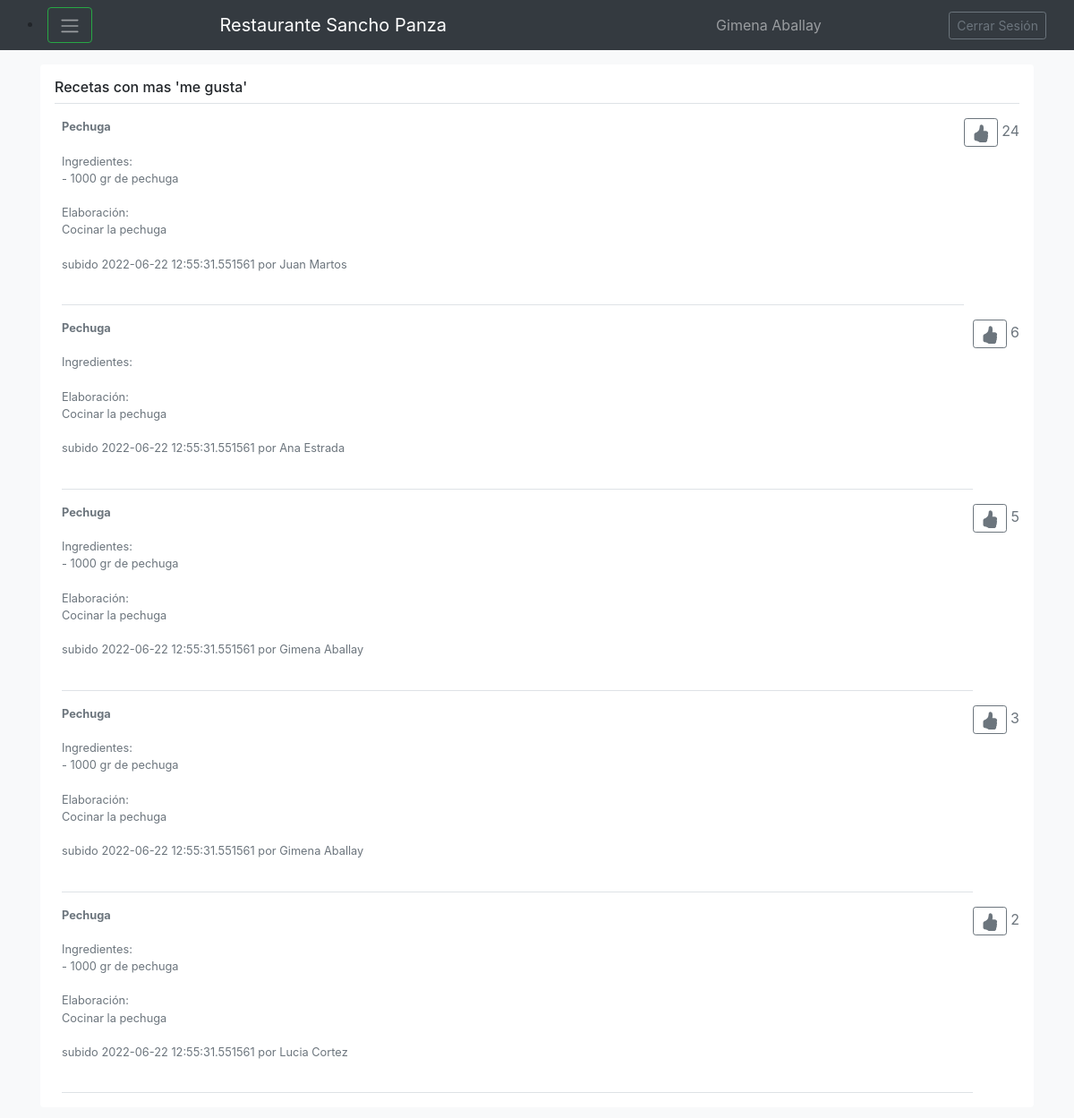
Screenshot of /Consultar_Ranking (signed in) with the database file from the repository.
### models.py (models this page shows)
class Usuario(db.Model):
    __tablename__='Usuario'
    id=db.Column(db.Integer, primary_key=True)
    nombre=db.Column(db.String(80), nullable=False)
    correo=db.Column(db.String(120), unique=True, nullable=False)
    clave=db.Column(db.String(120), nullable=False)
    recetas=db.relationship('Receta', backref='Usuario', cascade="all, delete-orphan")

class Receta(db.Model):
    __tablename__='Receta'
    id=db.Column(db.Integer, primary_key=True)
    nombre=db.Column(db.String(80), nullable=False)
    tiempo=db.Column(db.Integer, nullable=False)
    fecha=db.Column(db.DateTime, nullable=False)
    elaboracion=db.Column(db.String(80), nullable=False)
    cantidadmegusta=db.Column(db.Integer, nullable=False)
    usuarioid=db.Column(db.Integer, db.ForeignKey('Usuario.id'))
    ingredientes=db.relationship('Ingrediente', backref='Receta', cascade="all, delete-orphan")
    def __lt__(self, otro):
        if type(otro)==type(self):
            return (self.cantidadmegusta<otro.cantidadmegusta)

class Ingrediente(db.Model):
    __tablename__='Ingrediente'
    id=db.Column(db.Integer, primary_key=True)
    nombre=db.Column(db.String(80), nullable=False)
    cantidad=db.Column(db.Integer, nullable=False)
    unidad=db.Column(db.String(80), nullable=False)
    recetaid=db.Column(db.Integer, db.ForeignKey('Receta.id'))

### app.py (the view)
@app.route('/Consultar_Ranking', methods=['GET', 'POST'])
def Consultar_Ranking():
    if 'nombre' in session:
        recetasordenadas=Receta.query.all()
        recetasordenadas.sort(reverse=True)
        i=0
        recetasamostrar=[]
        while i<5 and i<len(recetasordenadas):
            recetasamostrar.append(recetasordenadas[i])
            i+=1
        print (recetasamostrar)
        return render_template('Bienvenido.html', tipo_busqueda="Recetas con mas 'me gusta'",usuario_actual=session, recetas=recetasamostrar, usuarios=Usuario.query.all(), ingredientes=Ingrediente.query.all()) #Redirecciona al usuario al template de Bienvenido.html
    else:
        return render_template('index.html') #El caso base lo redirecciona al Ingreso.html

### templates/Bienvenido.html (shortened to what this page needs)
{% extends "Base.html" %}
{% block content %}
<div class="my-3 p-3 bg-white rounded box-shadow">
  <h6 class="border-bottom border-gray pb-2 mb-0">{{tipo_busqueda}}</h6>
  {% for receta in recetas %}
  <div class="media text-muted pt-3">
    <p class="media-body pb-3 mb-0 small lh-125 border-bottom border-gray">
      <strong class="d-block text-gray-dark">{{receta.nombre}}</strong>
    <br>
      Ingredientes:
    <br>
      {% for ingrediente in receta.ingredientes %}
        {% if ingrediente.recetaid == receta.id %}
          - {{ingrediente.cantidad}} {{ingrediente.unidad}} de {{ingrediente.nombre}}
          <br>
        {% endif %}
      {% endfor %}
      <br>
      Elaboración:
      <br>
      {{receta.elaboracion}}
      <br><br>
      subido {{receta.fecha}} por {{usuarios[receta.usuarioid-1].nombre}}
      <br><br>
      <p class="d-block text-gray-dark">
      <form action="http://localhost:5000/megusta" method="post">
        <a class="btn btn-outline-secondary btn-sm" href="http://localhost:5000/megusta" for="btn-check-2"></a>
           {{receta.cantidadmegusta}}
      </form>
    </p>
    </p>
  </div>
  {% endfor %}
{% endblock %}

### templates/Base.html (shortened to what this page needs)
<!doctype html>
<html lang="en">
  <head>
    <link href="static/css/bootstrap.min.css" rel="stylesheet">
    <link href="static/css/offcanvas.css" rel="stylesheet">
  </head>
  <body class="bg-light">
    <nav class="navbar navbar-expand-md fixed-top navbar-dark bg-dark">
      <div class="container-fluid">
        <li class="nav-item dropdown">
            <button class="btn btn-outline-success" id="navbarDropdown" data-bs-toggle="dropdown" aria-expanded="false">
                <span class="navbar-toggler-icon"></span>
            </button>
          </li>
          <a class="navbar-brand" href="http://localhost:5000/Bienvenido">Restaurante Sancho Panza</a>
          <li class="navbar-text">
            {{usuario_actual.nombre}}
          </li>
          <a class="btn btn-sm btn-outline-secondary" href="http://127.0.0.1:5000/" >Cerrar Sesión</a>
      </div>
    </nav>
    <main role="main" class="container">
        {% block content %}{% endblock %}
    </main>
  </body>
</html>

### static/css/offcanvas.css (style rules this page uses)
html, body { overflow-x: hidden; }
body { padding-top: 56px; }

### rows the page displays
Usuario: nombre "Gimena Aballay"
Receta: nombre "Pechuga", elaboracion "Cocinar la pechuga", fecha "2022-06-22 12:55:31.551561", usuarioid.nombre "Juan Martos", cantidadmegusta "24"
Ingrediente: cantidad "1000", unidad "gr", nombre "pechuga"
Receta: nombre "Pechuga", elaboracion "Cocinar la pechuga", fecha "2022-06-22 12:55:31.551561", usuarioid.nombre "Ana Estrada", cantidadmegusta "6"
Receta: nombre "Pechuga", elaboracion "Cocinar la pechuga", fecha "2022-06-22 12:55:31.551561", usuarioid.nombre "Gimena Aballay", cantidadmegusta "5"
Ingrediente: cantidad "1000", unidad "gr", nombre "pechuga"
Receta: nombre "Pechuga", elaboracion "Cocinar la pechuga", fecha "2022-06-22 12:55:31.551561", usuarioid.nombre "Gimena Aballay", cantidadmegusta "3"
Ingrediente: cantidad "1000", unidad "gr", nombre "pechuga"
Receta: nombre "Pechuga", elaboracion "Cocinar la pechuga", fecha "2022-06-22 12:55:31.551561", usuarioid.nombre "Lucia Cortez", cantidadmegusta "2"
Ingrediente: cantidad "1000", unidad "gr", nombre "pechuga"

### other values shown
{{ tipo_busqueda }} "Recetas con mas 'me gusta'"
